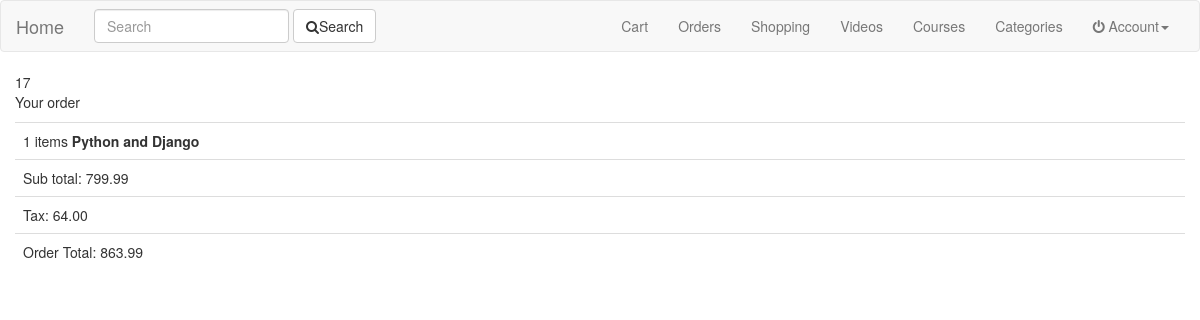
The app's page /orders/1/ with its own data.
### orders/models.py (models this page shows, shortened)
class Order(models.Model):
	status 		= models.CharField(max_length=120, choices=ORDER_STATUS_CHOICE, default='created')
	cart 		= models.ForeignKey(Cart)
	user 		= models.ForeignKey(UserCheckout, null=True)
	order_total = models.DecimalField(decimal_places=2, max_digits=50)
	def __str__(self):
		return str(self.cart.id)

### carts/models.py (models this page shows, shortened)
class Cart(models.Model):
	user 			= models.ForeignKey(settings.AUTH_USER_MODEL, blank=True, null=True)
	item  			= models.ManyToManyField(Course, through="CartItem")
	timestamp 		= models.DateTimeField(auto_now_add=True, auto_now=False)
	updated 		= models.DateTimeField(auto_now_add=False, auto_now=True)
	subtotal 		= models.DecimalField(max_digits=50, decimal_places=2, default=0)
	tax_percentage 	= models.DecimalField(max_digits=50, decimal_places=2, default=0.08)
	tax_total 		= models.DecimalField(max_digits=50, decimal_places=2, default=0)
	total 			= models.DecimalField(max_digits=50, decimal_places=2, default=0)

class CartItem(models.Model):
	cart 			= models.ForeignKey("Cart")
	item 			= models.ForeignKey(Course)
	quantity 		= models.PositiveIntegerField(default=1)
	total_line_item = models.DecimalField(max_digits=50, decimal_places=2, default=0)
	def __str__(self):
		return str(self.item.title)

### courses/models.py (models this page shows, shortened)
class Course(models.Model):
	user 		= models.ForeignKey(settings.AUTH_USER_MODEL)
	title 		= models.CharField(max_length=120)
	slug 		= models.SlugField(blank=True)
	category 	= models.ForeignKey(Category, related_name="primary_category", null=True, blank=True)
	secondary 	= models.ManyToManyField(Category, related_name="secondary_category", blank=True)
	image 		= models.ImageField(
			upload_to=handle_upload,
			height_field='image_height',
			width_field='image_width',
			blank=True,null=True
		)
	image_height= models.IntegerField(blank=True,null=True)
	image_width	= models.IntegerField(blank=True,null=True)
	price		= models.DecimalField(decimal_places=2, max_digits=100)
	active 		= models.BooleanField(default=True)
	description = models.TextField()
	updated 	= models.DateTimeField(auto_now=True)
	timestamp 	= models.DateTimeField(auto_now_add=True)
	objects = CourseManager()

### orders/views.py (the view)
# urls.py: url(r'^(?P<pk>\d+)/$', OrderDetailView.as_view(), name="detail"),
class OrderDetailView(DetailView):
	model = Order

### search/templatetags/search_form.py (called while the page is built)
@register.inclusion_tag("search/snippets/search_form.html")
def search_form(request, navbar=False):
	return {"request": request, "navbar": navbar}

### orders/templates/orders/order_detail.html
{% extends 'base.html' %}
{% block content %}
{{ object }}
{% include 'orders/order_summary_short.html' %}
{% endblock %}

### orders/templates/orders/order_summary_short.html
<div>
	<p>Your order</p>
	<table class="table">
		<tr>
			<td>{{ object.cart.cartitem_set.count }} items
			{% for item in object.cart.cartitem_set.all %}
				<b>{{ item }}</b>
			{% endfor %}
			</td>
		</tr>
		<tr>
			<td>Sub total: {{ object.cart.subtotal }} </td>
		</tr>
		<tr>
			<td>Tax: {{ object.cart.tax_total }}</td>
		</tr>
		<tr>
			<td>Order Total: {{ object.cart.total }}</td>
		</tr>
	</table>
</div>

### records on screen
Order: cart "17", cart.cartitem_set.count "1", cart.subtotal "799.99", cart.tax_total "64.00", cart.total "863.99"
CartItem: item.title "Python and Django"
